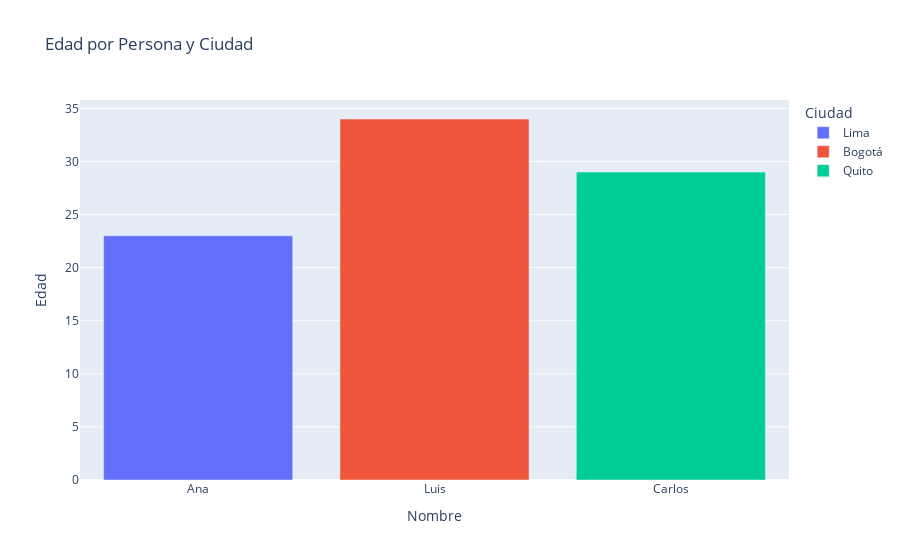

This figure's notebook cell:
### Code cell
import plotly.express as px

# Crear una gráfica de barras con Plotly
fig = px.bar(df, x='Nombre', y='Edad', color='Ciudad', title='Edad por Persona y Ciudad')

# Mostrar la gráfica
fig.show()

### Figure 1 — Plotly figure (JSON) as saved in the notebook; plotly's stock layout.template omitted (floating-point values rounded to 4 significant figures)
{"data": [{"hovertemplate": "Ciudad=Lima<br>Nombre=%{x}<br>Edad=%{y}<extra></extra>", "legendgroup": "Lima", "marker": {"color": "#636efa", "pattern": {"shape": ""}}, "name": "Lima", "orientation": "v", "showlegend": true, "textposition": "auto", "type": "bar", "x": ["Ana"], "xaxis": "x", "y": [23], "yaxis": "y"}, {"hovertemplate": "Ciudad=Bogotá<br>Nombre=%{x}<br>Edad=%{y}<extra></extra>", "legendgroup": "Bogotá", "marker": {"color": "#EF553B", "pattern": {"shape": ""}}, "name": "Bogotá", "orientation": "v", "showlegend": true, "textposition": "auto", "type": "bar", "x": ["Luis"], "xaxis": "x", "y": [34], "yaxis": "y"}, {"hovertemplate": "Ciudad=Quito<br>Nombre=%{x}<br>Edad=%{y}<extra></extra>", "legendgroup": "Quito", "marker": {"color": "#00cc96", "pattern": {"shape": ""}}, "name": "Quito", "orientation": "v", "showlegend": true, "textposition": "auto", "type": "bar", "x": ["Carlos"], "xaxis": "x", "y": [29], "yaxis": "y"}], "layout": {"barmode": "relative", "legend": {"title": {"text": "Ciudad"}, "tracegroupgap": 0}, "title": {"text": "Edad por Persona y Ciudad"}, "xaxis": {"anchor": "y", "domain": [0, 1], "title": {"text": "Nombre"}}, "yaxis": {"anchor": "x", "domain": [0, 1], "title": {"text": "Edad"}}}}
